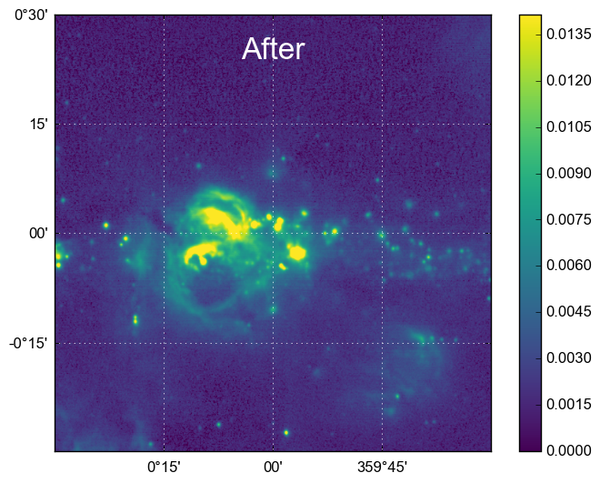
#> input picture notebooks/viridis.png, 600 x 483 px
$ jupyter execute --allow-errors index.ipynb   (shell and % lines are left out)   (older library calls are emulated)
#> lines starting #> are read from the running program, lines starting #| are printed output that depends on the picture
[cell 1]
import math
from matplotlib import pyplot as plt
import numpy as np
import os
from PIL import Image
import scipy.ndimage
import scipy.spatial.distance

# Load image, convert to 2D array (1D list of RGB triples)

[cell 2]
def load_img(filename):
#> called with filename = 'viridis.png'
    image_obj = Image.open(filename)
#> image_obj is the input picture: PIL image 600x483 RGBA; mean R, G, B, A 122.8, 117.5, 159.6, 255

    image = np.asarray(image_obj, dtype=np.uint8)
    orig_shape = image.shape
#> orig_shape = (483, 600, 4)
    assert len(orig_shape) == 3
    assert orig_shape[2] in (3, 4)
    image = image.reshape(orig_shape[0] * orig_shape[1], orig_shape[2])[:, :3]
    return image_obj, image, orig_shape

[cell 3]
image_obj, image, orig_shape = load_img('viridis.png')
#> orig_shape = (483, 600, 4)
print(image.shape)
#| (289800, 3)
image_obj

# Get 3D histogram

The histogram gives the frequency of each color (RGB triple). If the frequent colors are the ones from a colormap, we are probably using that colormap.

[cell 4]
BINS = 16

[cell 5]
histogram, _ = np.histogramdd(image, bins=BINS, range=[(0, 256)] * 3)
histogram /= image.shape[0]
histogram.shape
#> Out = (16, 16, 16)

[cell 6]
fig = plt.figure(figsize=(6, 4))
ax = fig.add_subplot(111)
max_bins = np.sort(histogram.flatten())[::-1]
#> max_bins = 4096 values, max 0.284 at index 0, min 0 at index 421, mean 0.000244
ax.bar(np.arange(20), max_bins[1:21])
None
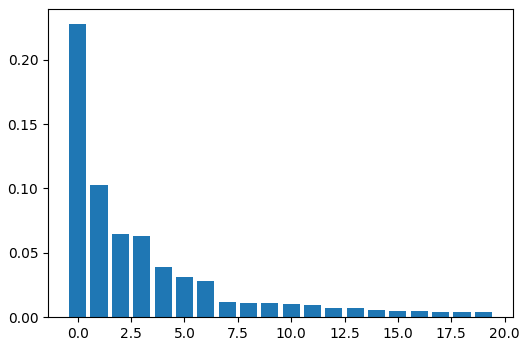
#> figure drawn by matplotlib, 1 panel; tallest bar 0.228 high, from x = -0.4 to 0.4

[cell 7]
(max_bins > 0.005).sum()
#> Out = 16

[cell 8]
def list_testimages(path, color):
    l = []
    path = os.path.join('test_images', path)
    for n in os.listdir(path):
        l.append((os.path.join(path, n), color))
    return l

fig = plt.figure(figsize=(15, 10))
ax = fig.add_subplot(111)
fig_cum = plt.figure(figsize=(15, 10))
ax_cum = fig_cum.add_subplot(111)

#> (the rest of this cell did not finish here and is left out)

# Build test array

This colormap-dependent array will be multiplied with the histogram to get a "score" of how close it is to that colormap. It basically has positive values on colors close to the colormap, and negative values elsewhere. White is also accepted (value=0) since it is the usual background color.

[cell 9]
import matplotlib.cm

colormap = matplotlib.cm.get_cmap('viridis')

[cell 10]
# These are all the colors in the colormap
colors = colormap(np.arange(0.0, 1.0, 0.001))[:, :3]
colors = (colors * 255.0).astype(np.uint8)
colors

[cell 11]
colors.shape

[cell 12]
Image.fromarray(np.repeat([colors], 20, axis=0))
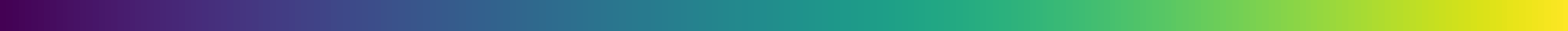
#> Out: PIL image 1000x20 RGB (shown 2 times larger); mean R, G, B 82.8, 136.6, 109.3

#> (a cell that did not finish here is left out)

[cell 14]
DISTANCE = 2

[cell 15]
convo = np.ones((DISTANCE * 2,) * 3, dtype=np.int)

[cell 16]
# Reject everything (-4)
testarray = -4 * np.ones(histogram.shape, dtype=np.int)

#> (a cell that did not finish here is left out)

[cell 18]
# Ignore white (set to 0)
testarray[-DISTANCE:, -DISTANCE:, -DISTANCE:] = 0

# Test colormap

[cell 19]
testarray.shape, histogram.shape
#> Out = ((16, 16, 16), (16, 16, 16))

[cell 20]
np.dot(testarray.flatten(), histogram.flatten())
#> Out = -2.85

## Distance: 2, Bins: 32

| Colormap | Image       | Score    |
|----------|-------------|----------|
| Jet      | jet.png     | +0.48493 |
| Jet      | viridis.png | -2.86535 |
| Jet      | jet-in.png  | +0.92950 |
| Jet      | viri-in.png | -4.00000 |
| Jet      | random.jpg  | -3.46682 |
| Viridis  | jet.png     | -2.86033 |
| Viridis  | viridis.png | +0.48783 |
| Viridis  | jet-in.png  | -3.99625 |
| Viridis  | viri-in.png | +0.93373 |
| Viridis  | random.jpg  | -3.46855 |

# Debug

Build an image with score of individual pixels

[cell 21]
min_dist = np.sqrt(scipy.spatial.distance.cdist(image, colors, 'sqeuclidean').min(axis=1))

[cell 22]
fig = plt.figure(figsize=(10, 10))
ax = fig.add_subplot(111)
im = ax.imshow(min_dist.reshape(orig_shape[:2]), cmap='gray')
fig.colorbar(im)
None
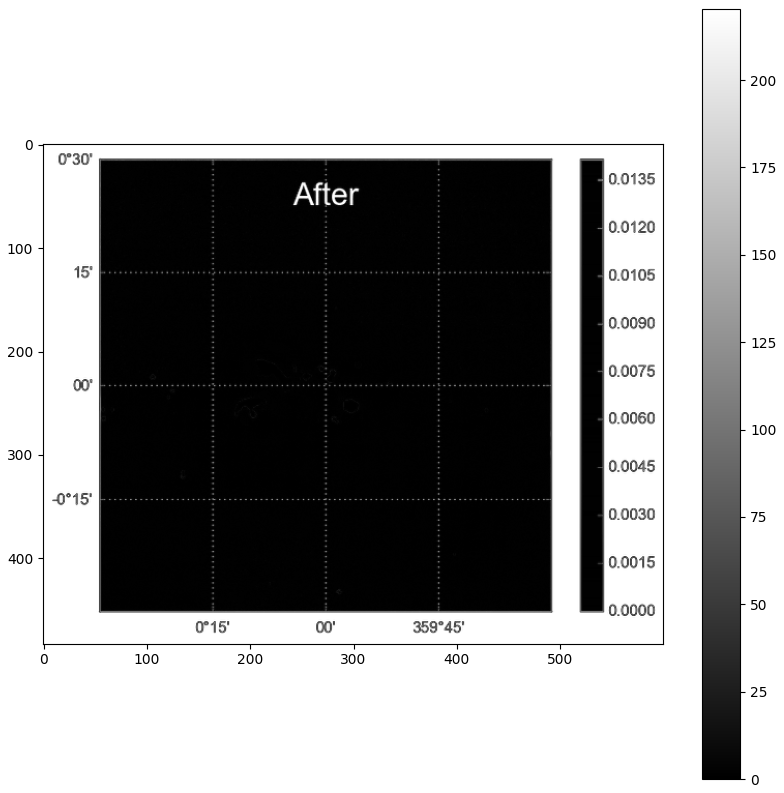
#> figure drawn by matplotlib, 2 panels

[cell 23]
image_obj

# Detect heatmaps

This is more involved than what is done above (counting occupied bins, to ensure many different colors are used).

We can also extracts the colormap from an image for evaluation.

[cell 24]
from colorspacious import cspace_convert
from scipy.sparse.csgraph import minimum_spanning_tree
from sklearn.metrics import euclidean_distances
import scipy.sparse as sp

def is_heatmap(image, threshold=1, random_seed=None):
    # drop alpha channel
#> called with threshold = 1, random_seed = 5
    if image.shape[2] == 4:
        image = image[:, :, :3]
    # convert to cam space
    flat = image.reshape(-1, 3)
    # subsample for speed
    state = np.random.RandomState(random_seed)
    indices = state.choice(len(flat), size=2000, replace=False)
#> indices = 2000 values, max 289556 at index 914, min 66 at index 355, mean 144775.3
    subsample_rgb = flat[indices]
#> subsample_rgb = 2000 rows, first 8: [62, 72, 136], [255, 255, 255], [70, 49, 127], [31, 163, 134], [60, 77, 137], [255, 255, 255], [255, 255, 255], [255, 255, 255]
    subsample = cspace_convert(subsample_rgb, "sRGB255", "CAM02-UCS")

    # compute MST
    distances = euclidean_distances(subsample)
    mst = sp.csgraph.minimum_spanning_tree(distances)
    connectivity = (mst + mst.T != 0).astype(np.int)

    # prune leaves until only a chain is left:
    last_n_nodes = connectivity.shape[0]
    central_nodes = np.arange(last_n_nodes)
    while True:
        not_leaf, = np.where(np.array(connectivity.sum(axis=0)).ravel() > 1)
        central_nodes = central_nodes[not_leaf]
        connectivity = connectivity[not_leaf, :][:, not_leaf]
        if connectivity.shape[0] >= last_n_nodes - 2:
            break
        last_n_nodes = connectivity.shape[0]
    # central nodes contain the chain
    chain = subsample[central_nodes]
    print("length of chain: %d" % len(central_nodes))
    if len(central_nodes) < 100:
        print("probably an illustration / vectorgraphic")
        # hack to return false on is_heatmap
        threshold = -1
    # now get the order along the chain:
    # find one of the two leaves
    leafs, = np.where(np.array(connectivity.sum(axis=0)).ravel() == 1)
    chain_order, _ = sp.csgraph.depth_first_order(connectivity, leafs[0])
    # chain order reorders central_nodes. get indices in original subsample array
    ordered_chain = central_nodes[chain_order]

    # check if the chain covers most of the colors:
    # median was meh (a sunset fooled us), let's try l1
    distance_to_chain = np.abs(np.min(euclidean_distances(subsample, chain), axis=1)).mean()
    print(distance_to_chain)
    return distance_to_chain < threshold, ordered_chain, subsample, subsample_rgb

$ run again, with notebooks/viri-in.png copied over notebooks/viridis.png
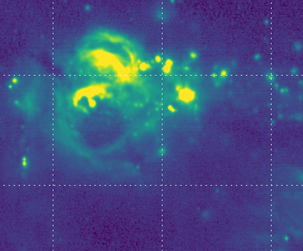
#> input picture notebooks/viri-in.png, 303 x 251 px
#> in load_img, image_obj is the input picture: PIL image 303x251 RGBA; mean R, G, B, A 65.9, 79, 128.9, 255
#> `image_obj, image, orig_shape = load_img('viridis.png')`: orig_shape = (251, 303, 4)
#| (76053, 3)
#> max_bins = 4096 values, max 0.21 at index 0, min 0 at index 204, mean 0.000244
#> `[cell 6] fig = plt.figure(figsize=(6, 4)) ax = fig.add_subplot(111) ma..`:
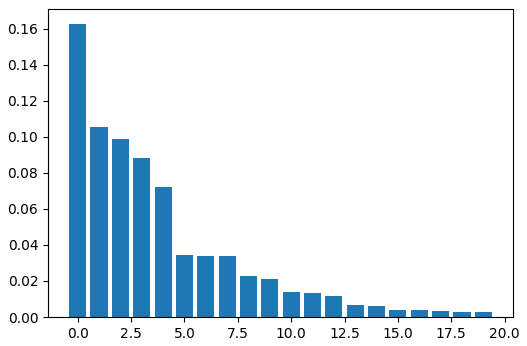
#> figure drawn by matplotlib, 1 panel; tallest bar 0.163 high, from x = -0.4 to 0.4
#> `(max_bins > 0.005).sum()`: Out = 16
#> `np.dot(testarray.flatten(), histogram.flatten())`: Out = -4
#> `[cell 22] fig = plt.figure(figsize=(10, 10)) ax = fig.add_subplot(111)..`:
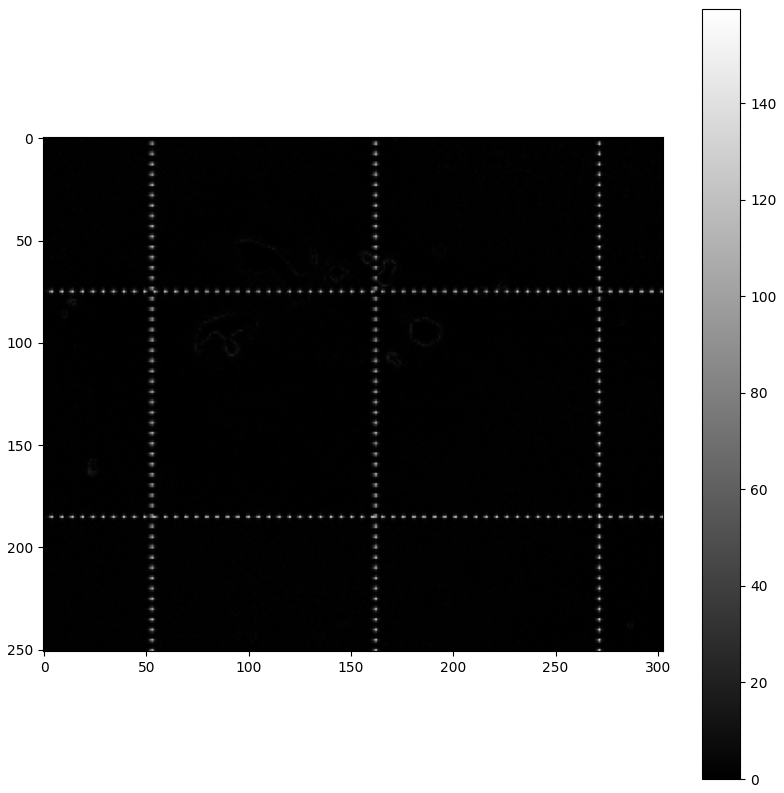
#> figure drawn by matplotlib, 2 panels
#> indices = 2000 values, max 76037 at index 1303, min 1 at index 1027, mean 37583.4
#> subsample_rgb = 2000 rows, first 8: [48, 105, 141], [32, 143, 140], [63, 71, 136], [69, 47, 125], [64, 68, 135], [212, 224, 37], [30, 151, 138], [71, 44, 123]
